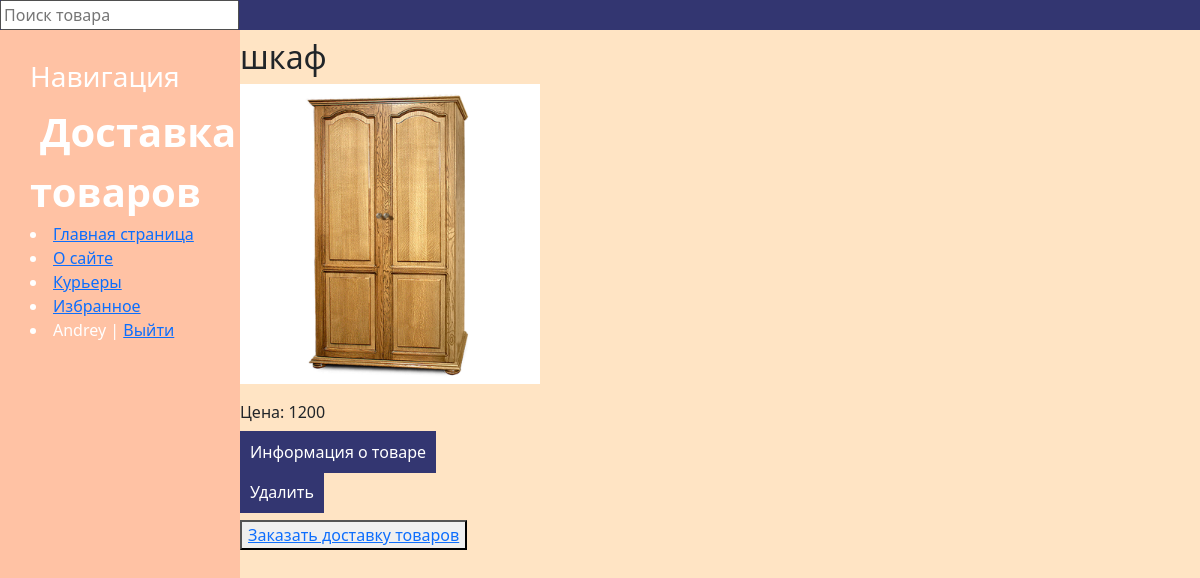
The app's page /favourites (signed in) with its own data.
### delivery/models.py (models this page shows, shortened)
class Product(models.Model):
    name = models.CharField(max_length=40, verbose_name='товар')
    description = models.TextField(verbose_name='описание')
    image = models.ImageField(upload_to="photos/%Y/%m/%d/", null=True, verbose_name='фото')
    price = models.IntegerField(verbose_name='цена')
    order = models.ManyToManyField(Order, through="OrdersProducts")
    favourites = models.ManyToManyField(User, related_name='favourites', default=None, blank=True)
    def get_absolute_url(self):
        return reverse('product', kwargs={'product_id': self.pk})

### delivery/views.py (the view)
# urls.py: path('favourites', favourite_list, name='favourite_list'),
@login_required
def favourite_list(request):
    new = Product.objects.filter(favourites=request.user)
    return render(request, 'favourites.html', {"new": new})

### delivery/templatetags/store_tags.py (called while the page is built)
@register.simple_tag()
def get_menu():
    menu = [{'title': "Главная страница", 'url_name': 'home'},
            {'title': "О сайте", 'url_name': 'about'},
            {'title': "Курьеры", 'url_name': 'courier'},
            ]
    return menu

### delivery/templates/favourites.html (shortened to what this page needs)
{% extends 'base.html' %}
{% block content %}
    <ul>
        {% for p in new %}
        <h2>{{ p.name }}</h2>
        <p><img class="img-article" src="{{p.image.url}}" style="width: 300px"></p>
        <p>Цена: {{ p.price }}</p>
        <p class="link-read-post"><a href="{{ p.get_absolute_url }}">Информация о товаре</a></p>
        <p class="link-read-post"><a href="{% url 'favourite_add' p.id %}" class="">Удалить</a></p>
        {% endfor %}
        <button ><a href="{% url 'create_delivery' %}" class="">Заказать доставку товаров</a></button>
    </ul>
{% endblock %}

### delivery/templates/base.html (shortened to what this page needs)
{% load store_tags %}
{% load static %}
<!DOCTYPE html>
<html lang="en">
<head>
    <link rel="stylesheet" href="https://cdn.jsdelivr.net/npm/bootstrap@5.1.3/dist/css/bootstrap.min.css">
    <link rel="stylesheet" href="https://use.fontawesome.com/releases/v5.8.2/css/all.css">
    <link rel="stylesheet" href="{% static 'delivery/css/style.css' %}">
</head>
<body>
<div class="topnav">
    <form action="{% url 'search' %}" method="get" >
    <input type="search" placeholder="Поиск товара" name="search" required="">
    </form>
</div>
<aside>
    <h3>Навигация</h3>
    {% block mainmenu %}
    <span class="logo"> Доставка товаров</span>
    {% get_menu as menu %}
    {% for m in menu %}
        <li><a href="{% url m.url_name%}">{{ m.title }}</a></li>
        {% endfor %}
        {% if request.user.is_authenticated %}
        <li><a href="{% url 'favourite_list'%}">Избранное</a></li>
        <li class="last"> {{user.username}} | <a href="{% url 'logout' %}">Выйти</a></li>
        {% else %}
        <li class="last"><a href="{% url 'register' %}">Регистрация</a> | <a href="{% url 'login' %}">Войти</a></li>
        {% endif %}
    {% endblock mainmenu %}
</aside>
{% block content %}
{% endblock content %}
</body>
</html>

### delivery/static/delivery/css/style.css (style rules this page uses)
body { background: bisque; }
aside { background: #ff4e3939; float: left; width: 20%; padding: 2.5%; height: 100vh; color: #fff; }
.topnav { overflow: hidden; background-color: #333671; }
aside .logo { font-size: 40px; margin-left: 10px; font-weight: bold; }
p.link-read-post { text-align: left; }
p.link-read-post a { padding: 10px; min-width: 100px; background: #333671; color: #fff; text-decoration: none; }

### records on screen
Product: name "шкаф", image (picture), price "1200"

### other values on screen
{{ m.title }} "Главная страница" "О сайте" "Курьеры"
{{ user.username }} "Andrey"
